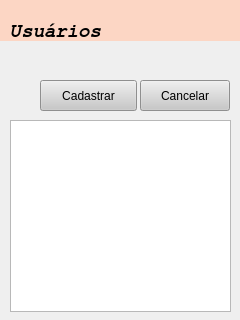
<?xml version="1.0" encoding="UTF-8"?>
<ui version="4.0">
 <class>Form</class>
 <widget class="QWidget" name="Form">
  <property name="geometry">
   <rect>
    <x>0</x>
    <y>0</y>
    <width>240</width>
    <height>320</height>
   </rect>
  </property>
  <property name="windowTitle">
   <string>Form</string>
  </property>
  <widget class="QLabel" name="label">
   <property name="geometry">
    <rect>
     <x>160</x>
     <y>10</y>
     <width>61</width>
     <height>61</height>
    </rect>
   </property>
   <property name="styleSheet">
    <string notr="true">image: url(:/img/img/icons8-administrator-male.svg);</string>
   </property>
   <property name="text">
    <string/>
   </property>
  </widget>
  <widget class="QLabel" name="label_3">
   <property name="geometry">
    <rect>
     <x>10</x>
     <y>20</y>
     <width>221</width>
     <height>21</height>
    </rect>
   </property>
   <property name="font">
    <font>
     <family>FreeMono</family>
     <pointsize>14</pointsize>
     <weight>75</weight>
     <italic>true</italic>
     <bold>true</bold>
    </font>
   </property>
   <property name="styleSheet">
    <string notr="true"/>
   </property>
   <property name="text">
    <string>Usuários</string>
   </property>
  </widget>
  <widget class="QLabel" name="label_6">
   <property name="geometry">
    <rect>
     <x>0</x>
     <y>0</y>
     <width>658</width>
     <height>41</height>
    </rect>
   </property>
   <property name="styleSheet">
    <string notr="true">background-color:  rgba(255, 207, 183, 200);</string>
   </property>
   <property name="text">
    <string/>
   </property>
  </widget>
  <widget class="QTableWidget" name="tableWidget">
   <property name="geometry">
    <rect>
     <x>10</x>
     <y>120</y>
     <width>221</width>
     <height>192</height>
    </rect>
   </property>
  </widget>
  <widget class="QPushButton" name="pushButton_2">
   <property name="geometry">
    <rect>
     <x>140</x>
     <y>80</y>
     <width>90</width>
     <height>31</height>
    </rect>
   </property>
   <property name="styleSheet">
    <string notr="true">background-color:   rgb(200,200,200);</string>
   </property>
   <property name="text">
    <string>Cancelar</string>
   </property>
   <property name="icon">
    <iconset resource="recursos.qrc">
     <normaloff>:/img/img/icons8-cancelar.svg</normaloff>:/img/img/icons8-cancelar.svg</iconset>
   </property>
  </widget>
  <widget class="QPushButton" name="pushButton">
   <property name="geometry">
    <rect>
     <x>40</x>
     <y>80</y>
     <width>97</width>
     <height>31</height>
    </rect>
   </property>
   <property name="styleSheet">
    <string notr="true">image: url(:/img/img/icons8-ok-filled.svg);
background-color:   rgb(200,200,200);</string>
   </property>
   <property name="text">
    <string>Cadastrar</string>
   </property>
   <property name="icon">
    <iconset resource="recursos.qrc">
     <normaloff>:/img/img/icons8-ok-filled.svg</normaloff>:/img/img/icons8-ok-filled.svg</iconset>
   </property>
  </widget>
  <zorder>label_6</zorder>
  <zorder>label</zorder>
  <zorder>label_3</zorder>
  <zorder>tableWidget</zorder>
  <zorder>pushButton_2</zorder>
  <zorder>pushButton</zorder>
 </widget>
 <resources>
  <include location="recursos.qrc"/>
 </resources>
 <connections/>
</ui>
